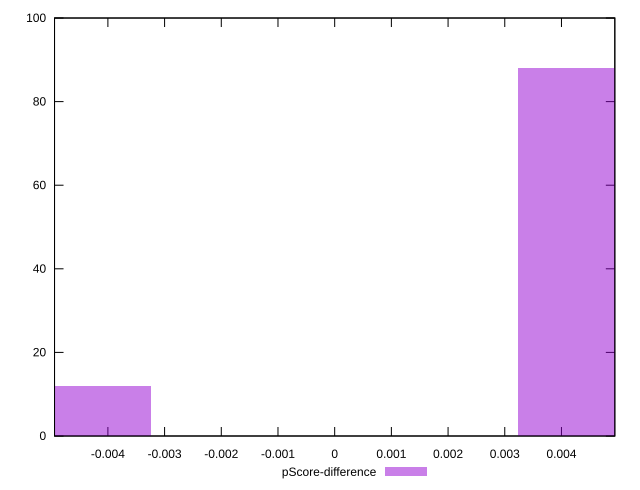

Generate this figure with gnuplot:
reset

$pScoreDifference <<EOF
0.006480929852606548 88
-0.006480929852606548 12
EOF

set key outside below
set boxwidth 0.006480929852606548
set xrange [-0.004941176470588282:0.004941176470588227]
set yrange [0:100]
set trange [0:100]
set style fill transparent solid 0.5 noborder
set terminal svg size 640, 490 enhanced background rgb 'white'
set output "reports/report_00031_2021-02-24T23-18-18.084Z/uses-rel-preload/samples/agenda/pScore-difference/histogram.svg"

plot $pScoreDifference title "pScore-difference" with boxes

reset
